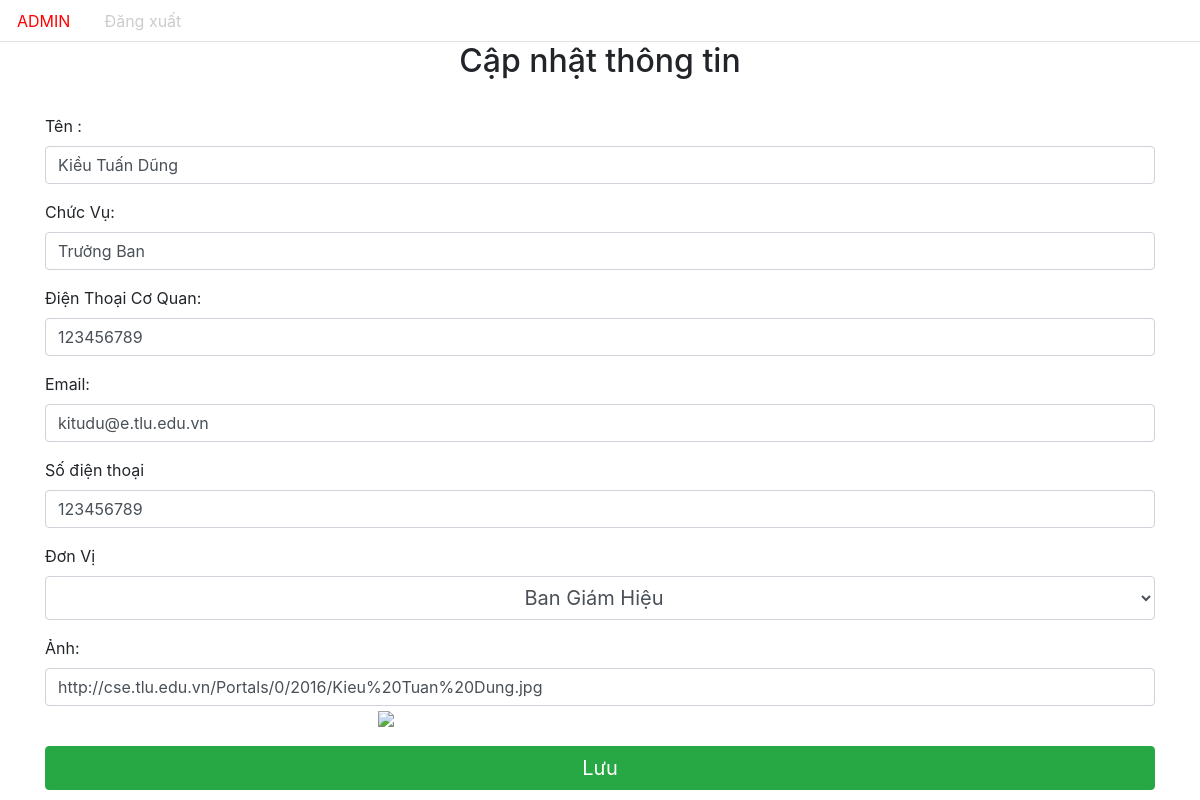
Page /update.php?id=1 (signed in) on the committed database.
### tables this page shows
CREATE TABLE `canbo` (
  `id` int(11) NOT NULL,
  `name` varchar(255) NOT NULL,
  `thumbnail` varchar(255) NOT NULL,
  `chucvu` varchar(255) NOT NULL,
  `coquan` varchar(255) NOT NULL,
  `email` varchar(255) NOT NULL,
  `sdt` int(11) NOT NULL,
  `id_donvi` int(10) DEFAULT NULL
);

CREATE TABLE `donvi` (
  `id` int(10) NOT NULL,
  `name` varchar(255) NOT NULL,
  `sophong` varchar(10) NOT NULL,
  `maytruc` int(255) DEFAULT NULL,
  `diachi` varchar(255) DEFAULT NULL,
  `email` varchar(255) DEFAULT NULL,
  `website` varchar(255) DEFAULT NULL,
  `id_parent` int(10) DEFAULT NULL
);

### db/dbhelper.php (called while the page is built, shortened)
<?php
function select_one($sql) {
	$con = mysqli_connect(HOST, USERNAME, PASSWORD, DATABASE);
	$result = mysqli_query($con, $sql);
	$row    = mysqli_fetch_array($result, 1);
	return $row;
}

### update.php (the view, shortened to what this page needs)
<?php
	require_once ('./db/dbhelper.php');
$id = $name  = $cv =  $cq =  $em =  $sdt = $bm =  $dv = $thumbnail = $id_dv = '';
if (isset($_GET['id'])) {
	$id       = $_GET['id'];
	$sql      = 'select * from canbo where id = '.$id;
	$login = select_one($sql);
	if ($login != null) {
		$name 	  = $login['name'];
		$cq 	  = $login['coquan'];
		$cv 	  = $login['chucvu'];
		$em 	  = $login['email'];
		$sdt 	  = $login['sdt'];
		$id_dv 	  = $login['id_donvi'];
		$thumbnail   = $login['thumbnail'];
		$donvi = "select name from donvi where id = " .$id_dv;
		$val_donvi = select_one($donvi);
		if ($val_donvi != null) {
				$dv = $val_donvi['name'];
		}
	}
}
?>
<!DOCTYPE html>
<html>
<head>
	<link rel="stylesheet" href="https://maxcdn.bootstrapcdn.com/bootstrap/4.4.1/css/bootstrap.min.css">
</head>
<body >
	<ul class="nav nav-tabs">
	  <li class="nav-item">
	    <a class="nav-link" style="color:red;" href="admin.php">ADMIN</a>
	  </li>
	  <li class="nav-item">
	    <a class="nav-link" style="color:#ccc" href="logout.php">Đăng xuất</a>
	  </li>
	</ul>
	<div class="container">
		<div class="panel panel-primary">
			<div class="panel-heading">
				<h2 class="text-center">Cập nhật thông tin</h2>
			</div>
			<div class="panel-body" >
				<form method="post" style = "width: 100% ;margin-top:3%;">
					<div class="form-group">
					  <label  for="taikhoan">Tên :</label>
					  <input required="true" type="text" class="form-control" id="taikhoan" name="taikhoan"
					  value="<?=$name?>" >
					</div>
					<div class="form-group">
					  <label  for="matkhau">Chức Vụ:</label>
					  <input required="true" type="text" class="form-control" id="matkhau" name="chucvu" value="<?=$cv?>" >
					</div>
					<div class="form-group">
					  <label  for="matkhau">Điện Thoại Cơ Quan:</label>
					  <input required="true" type="text" class="form-control" id="matkhau" name="coquan" value="<?=$cq?>" >
					</div>
					<div class="form-group">
					  <label  for="matkhau">Email:</label>
					  <input required="true" type="text" class="form-control" id="matkhau" name="email" value="<?=$em?>" >
					</div>
					<div class="form-group">
					  <label  for="matkhau">Số điện thoại</label>
					  <input  required="true" type="text" class="form-control" id="matkhau" name="sdt" value="<?=$sdt?>" >
					</div>
					<div class="form-group">
					  <label  for="matkhau">Đơn Vị</label>
					  <select style="text-align:center;font-size : 20px;" required="true" type="text" class="form-control" id="matkhau" name="donvi" value="<?=$dv?>" >
					  	<option value="<?=$id_dv?>"><?=$dv?></option>
					  </select>
					</div>
					<div class="form-group">
					  <label for="thumbnail">Ảnh:</label>
					  <input  placeholder="" type="text" class="form-control" id="thumbnail" name="thumbnail" value="<?=$thumbnail?>" onchange="updateThumbnail()">
					  <img src="<?=$thumbnail?>" style="max-width: 200px;margin-left: 30%" id="img_thumbnail">
					</div>
					<button onclick="testAlertDialog()" style="width: 100%; font-size:20px" class="btn btn-success">Lưu</button>
				</form>
			</div>
		</div>
	</div>
</body>
</html>

### rows in the picture
canbo: taikhoan "Kiều Tuấn Dũng", chucvu "Trưởng Ban", coquan "123456789", email "kitudu@e.tlu.edu.vn", sdt "123456789", thumbnail "http://cse.tlu.edu.vn/Portals/0/2016/Kieu%20Tuan%20Dung.jpg"
donvi: donvi "Ban Giám Hiệu"
